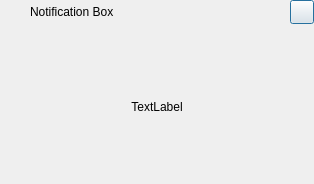
<?xml version="1.0" encoding="UTF-8"?>
<ui version="4.0">
 <class>FrmNotificationBox</class>
 <widget class="QWidget" name="FrmNotificationBox">
  <property name="geometry">
   <rect>
    <x>0</x>
    <y>0</y>
    <width>314</width>
    <height>184</height>
   </rect>
  </property>
  <property name="windowTitle">
   <string>Form</string>
  </property>
  <layout class="QGridLayout" name="gridLayout">
   <property name="leftMargin">
    <number>0</number>
   </property>
   <property name="topMargin">
    <number>0</number>
   </property>
   <property name="rightMargin">
    <number>0</number>
   </property>
   <property name="bottomMargin">
    <number>0</number>
   </property>
   <item row="1" column="0">
    <layout class="QHBoxLayout" name="horizontalLayout">
     <item>
      <widget class="QLabel" name="LabMessage">
       <property name="text">
        <string>TextLabel</string>
       </property>
       <property name="alignment">
        <set>Qt::AlignCenter</set>
       </property>
      </widget>
     </item>
    </layout>
   </item>
   <item row="0" column="0">
    <layout class="QHBoxLayout" name="horizontalLayout_2">
     <item>
      <widget class="QLabel" name="LabIco">
       <property name="minimumSize">
        <size>
         <width>24</width>
         <height>24</height>
        </size>
       </property>
       <property name="maximumSize">
        <size>
         <width>24</width>
         <height>24</height>
        </size>
       </property>
       <property name="text">
        <string/>
       </property>
      </widget>
     </item>
     <item>
      <widget class="QLabel" name="LabTitle">
       <property name="minimumSize">
        <size>
         <width>0</width>
         <height>24</height>
        </size>
       </property>
       <property name="maximumSize">
        <size>
         <width>16777215</width>
         <height>24</height>
        </size>
       </property>
       <property name="text">
        <string>Notification Box</string>
       </property>
      </widget>
     </item>
     <item>
      <widget class="QPushButton" name="BtnClose">
       <property name="maximumSize">
        <size>
         <width>24</width>
         <height>24</height>
        </size>
       </property>
       <property name="text">
        <string/>
       </property>
       <property name="autoDefault">
        <bool>false</bool>
       </property>
       <property name="default">
        <bool>true</bool>
       </property>
       <property name="flat">
        <bool>false</bool>
       </property>
      </widget>
     </item>
    </layout>
   </item>
  </layout>
 </widget>
 <resources/>
 <connections/>
</ui>
